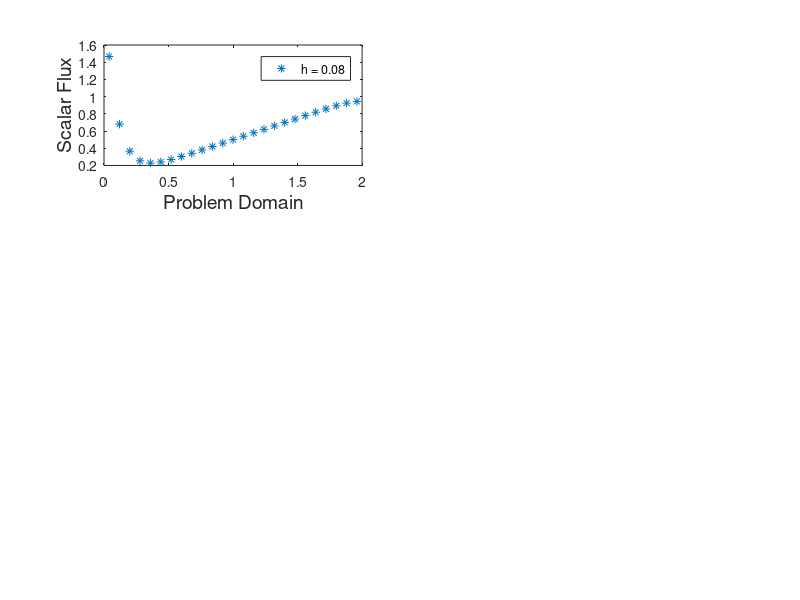

Write MATLAB code to recreate this figure.
% HW4, Question 3
clear all

fontsize = 16;

alpha = 0;
mu = 0.1;
Et = 1.0;
Es = 0.0;
h = 0.08;

mesh = 0:h:2;
elem_length = mesh(2);
coordinates = 0:(elem_length / 2):2;

q = 0.25 .* coordinates;

if (elem_length > 2 * mu / Et)
    disp('Warning: Negative flux!')
end

% initialize
psi = zeros(1, length(coordinates));
psi_n = zeros(1, length(coordinates));
phi = zeros(1, length(coordinates(2:2:end)));

psi(1) = 2.0; % incoming flux boundary condition

% positive sweep
i = 1;

while i <= (length(coordinates) - 2)
    % compute cell-centered value
    psi(i + 1) = (q(i+1) + (2 / (1 + alpha)) * (abs(mu) * psi(i) ./ elem_length)) / (Et + (2 / (1 + alpha)) * abs(mu) / elem_length);

    % compute out-going value
    psi(i + 2) = (2 / (1 + alpha)) * psi(i + 1) - ((1 - alpha)/(1 + alpha)) * psi(i);

    % move to next cell
    i = i + 2;
end

% negative sweep - store the outgoing flux to apply periodic BC
i = length(coordinates);
psi_n(i) = psi(end);

while i > 2
    
    % compute the cell-centered flux
    psi_n(i - 1) = (q(i-1) + (2/(1 - alpha)) * (mu * psi_n(i) / elem_length)) / (Et + 2 * mu / (elem_length * (1 - alpha)));
    
    % compute the outgoing face flux
    psi_n(i - 2) = (2 / (1 - alpha)) * psi_n(i-1) - ((1+alpha)/(1-alpha)) * psi_n(i);
    
    i = i - 2;
end


% plot the cell-centered values of angular flux
% plot(coordinates(2:2:end), psi(2:2:end), '*', coordinates(2:2:end), psi_n(2:2:end), 'r*')
% legend('Flux for Positive \mu', 'Flux for Negative \mu')
% xlabel('Problem Domain', 'FontSize', fontsize)
% ylabel('Cell-Centered Angular Flux', 'FontSize', fontsize)
% saveas(gcf, 'AngularFluxh08', 'jpeg')
% close all


% apply "quadrature rule" to get scalar flux
phi = psi(2:2:end) + psi_n(2:2:end); % equal weights of 1

% plot the scalar flux for part a
subplot(3, 2, 1)
plot(coordinates(2:2:end), phi, '*')
legend(sprintf('h = %.2f', h))
xlabel('Problem Domain', 'FontSize', fontsize-2)
ylabel('Scalar Flux', 'FontSize', fontsize-2)
%saveas(gcf, 'ScalarFlux', 'jpeg')
%close all
